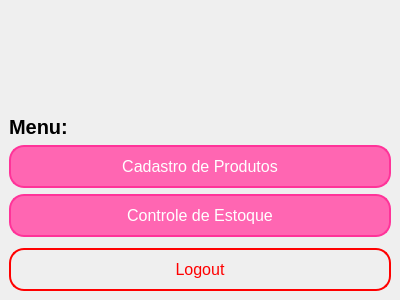
<?xml version="1.0" encoding="UTF-8"?>
<ui version="4.0">
 <class>MenuMainWindow</class>
 <widget class="QMainWindow" name="MenuMainWindow">
  <property name="geometry">
   <rect>
    <x>0</x>
    <y>0</y>
    <width>400</width>
    <height>300</height>
   </rect>
  </property>
  <property name="windowTitle">
   <string>Menu Principal</string>
  </property>
  <widget class="QWidget" name="centralwidget">
   <layout class="QVBoxLayout" name="verticalLayout">
    <item>
     <layout class="QHBoxLayout" name="logoHorizontalLayout">
      <item>
       <spacer name="leftSpacer">
        <property name="orientation">
         <enum>Qt::Orientation::Horizontal</enum>
        </property>
        <property name="sizeHint" stdset="0">
         <size>
          <width>40</width>
          <height>20</height>
         </size>
        </property>
       </spacer>
      </item>
      <item>
       <widget class="QLabel" name="logoLabel">
        <property name="minimumSize">
         <size>
          <width>264</width>
          <height>100</height>
         </size>
        </property>
        <property name="maximumSize">
         <size>
          <width>264</width>
          <height>100</height>
         </size>
        </property>
        <property name="pixmap">
         <pixmap resource="resources.qrc">:/imagens/logo.png</pixmap>
        </property>
        <property name="scaledContents">
         <bool>true</bool>
        </property>
       </widget>
      </item>
      <item>
       <spacer name="rightSpacer">
        <property name="orientation">
         <enum>Qt::Orientation::Horizontal</enum>
        </property>
        <property name="sizeHint" stdset="0">
         <size>
          <width>40</width>
          <height>20</height>
         </size>
        </property>
       </spacer>
      </item>
     </layout>
    </item>
    <item>
     <widget class="QLabel" name="tituloLabel">
      <property name="styleSheet">
       <string>
        QLabel { font-size: 20px; font-weight: bold; color: black; }
       </string>
      </property>
      <property name="text">
       <string>Menu:</string>
      </property>
     </widget>
    </item>
    <item>
     <widget class="QPushButton" name="btnCadastros">
      <property name="styleSheet">
       <string>
        QPushButton {
          background-color: #FF66B2;
          color: white;
          border-radius: 15px;
          border: 2px solid #FF3399;
          padding: 10px 20px;
          font-size: 16px;
        }
        QPushButton:hover {
          background-color: #FF3399;
          border-color: #FF66B2;
        }
       </string>
      </property>
      <property name="text">
       <string>Cadastro de Produtos</string>
      </property>
     </widget>
    </item>
    <item>
     <widget class="QPushButton" name="btnEstoque">
      <property name="styleSheet">
       <string>
        QPushButton {
          background-color: #FF66B2;
          color: white;
          border-radius: 15px;
          border: 2px solid #FF3399;
          padding: 10px 20px;
          font-size: 16px;
        }
        QPushButton:hover {
          background-color: #FF3399;
          border-color: #FF66B2;
        }
       </string>
      </property>
      <property name="text">
       <string>Controle de Estoque</string>
      </property>
     </widget>
    </item>

    <item>
     <spacer name="verticalSpacerLogout">
      <property name="orientation">
       <enum>Qt::Vertical</enum>
      </property>
      <property name="sizeHint" stdset="0">
       <size>
        <width>20</width>
        <height>40</height>
       </size>
      </property>
     </spacer>
    </item>

    <item>
     <widget class="QPushButton" name="btnLogout">
      <property name="styleSheet">
       <string>
        QPushButton {
          background-color: transparent; /* Fundo transparente */
          color: red; /* Letras vermelhas */
          border-radius: 15px;
          border: 2px solid red; /* Bordas vermelhas */
          padding: 10px 20px;
          font-size: 16px;
        }
        QPushButton:hover {
          background-color: red; /* Fundo vermelho ao passar o mouse */
          color: white; /* Letras brancas ao passar o mouse */
          border: 2px solid red; /* Bordas continuam vermelhas, mas se misturam com o fundo */
        }
       </string>
      </property>
      <property name="text">
       <string>Logout</string>
      </property>
     </widget>
    </item>

   </layout>
  </widget>
 </widget>
 <resources>
  <include location="resources.qrc"/>
 </resources>
 <connections/>
</ui>
